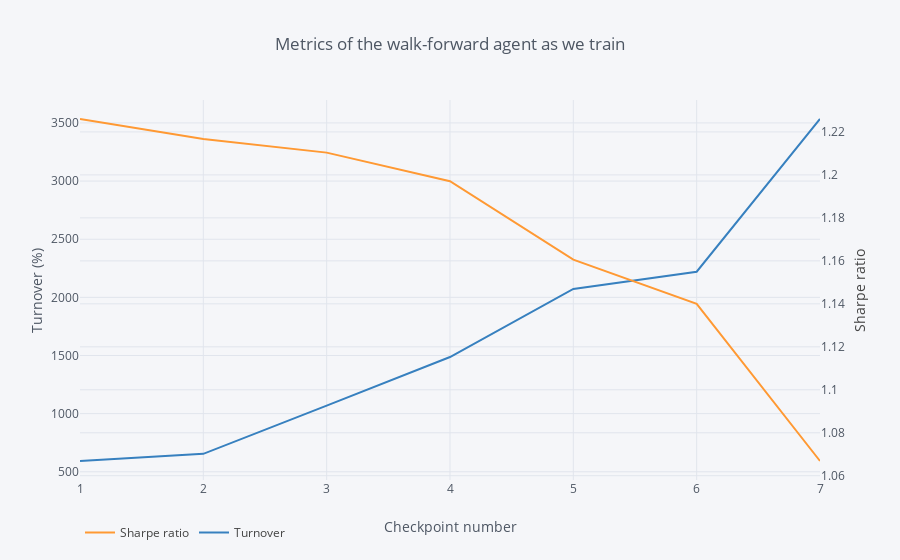

Notebook cell for this chart:
### Code cell
nr2episode.plot_metrics_as_we_train()

### Figure 1 — Plotly figure (JSON) as saved in the notebook; plotly's stock layout.template omitted (floating-point values rounded to 4 significant figures)
{"data": [{"line": {"color": "rgba(255, 153, 51, 1.0)", "dash": "solid", "shape": "linear", "width": 2}, "mode": "lines", "name": "Sharpe ratio", "text": "", "type": "scatter", "uid": "8bb4f917-54af-487b-bbe8-d115ba3d67db", "x": [1, 2, 3, 4, 5, 6, 7], "xaxis": "x", "y": [1.226, 1.217, 1.21, 1.197, 1.161, 1.14, 1.067], "yaxis": "y2"}, {"line": {"color": "rgba(55, 128, 191, 1.0)", "dash": "solid", "shape": "linear", "width": 2}, "mode": "lines", "name": "Turnover", "text": "", "type": "scatter", "uid": "8f110371-9283-4f6d-b590-12946188114a", "x": [1, 2, 3, 4, 5, 6, 7], "y": [592.6, 654.4, 1069.0, 1487.0, 2073.0, 2220.0, 3534.0]}], "layout": {"legend": {"orientation": "h"}, "paper_bgcolor": "#F5F6F9", "plot_bgcolor": "#F5F6F9", "showlegend": true, "title": {"font": {"color": "#4D5663"}, "text": "Metrics of the walk-forward agent as we train"}, "xaxis": {"gridcolor": "#E1E5ED", "showgrid": true, "tickfont": {"color": "#4D5663"}, "title": {"font": {"color": "#4D5663"}, "text": "Checkpoint number"}, "zerolinecolor": "#E1E5ED"}, "yaxis": {"gridcolor": "#E1E5ED", "showgrid": true, "tickfont": {"color": "#4D5663"}, "title": {"font": {"color": "#4D5663"}, "text": "Turnover (%)"}, "zerolinecolor": "#E1E5ED"}, "yaxis2": {"anchor": "x", "gridcolor": "#E1E5ED", "overlaying": "y", "showgrid": true, "side": "right", "tickfont": {"color": "#4D5663"}, "title": {"text": "Sharpe ratio"}, "zerolinecolor": "#E1E5ED"}}}
